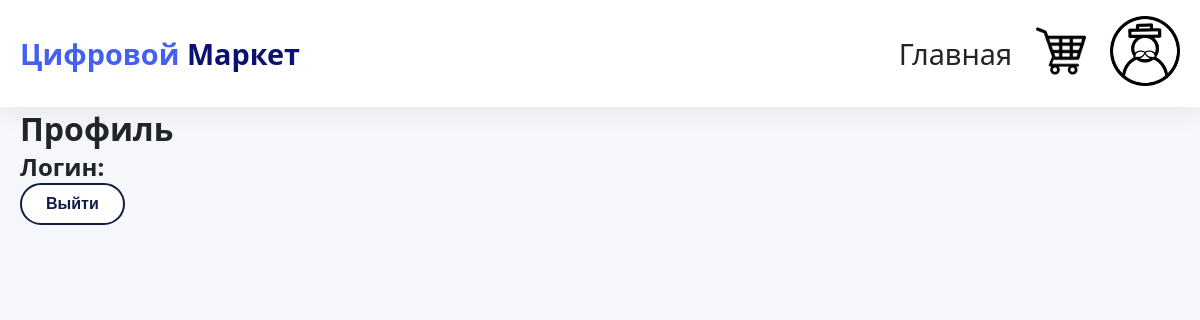
Before: /profile/5 (signed in) with the older database file.
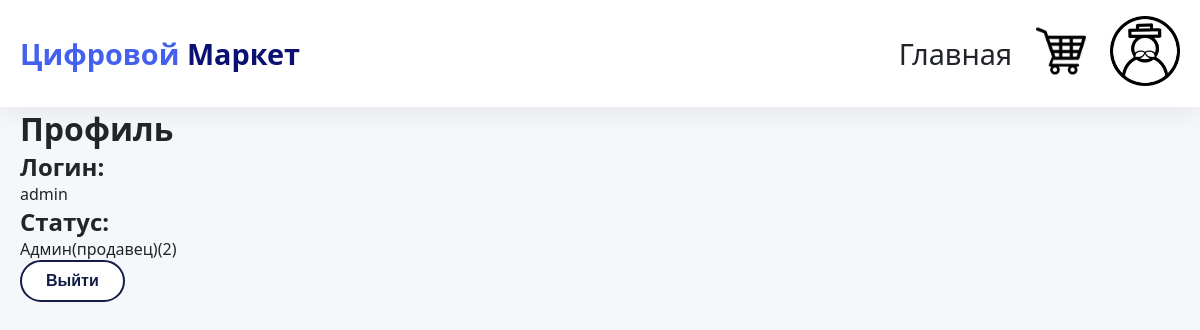
After: the same page with the newer database file.
### tables this page shows
CREATE TABLE user (
            id iNTEGER PRIMARY KEY AUTOINCREMENT,
            login VARCHAR(1000) NOT NULL,
            password VARCHAR(256) NOT NULL,
            type_user INTEGER,
            FOREIGN KEY (type_user) REFERENCES Type_products(id)
        );

### app.py (the view)
@app.route("/profile/<int:user_id>")
def profile(user_id):
    user = database.get_user_by_id(user_id)
    user_id =session["user_id"]
    if "user_id" not in session:
        return redirect(url_for('login_page'))
    else:
        return render_template("profile.html", user=user)

### app.py (called while the page is built)
@app.context_processor
def utility_processor():
    def get_cart_count():
        cart = session.get("cart", {})
        cart = database.validate_cart(cart)
        return len(cart)
    return dict(cart_count=get_cart_count())

### database.py (called while the page is built)
def validate_cart(cart):
    conn = sqlite3.connect("shop.db")
    cursor = conn.cursor()
    ids = list(cart.keys())
    for i in ids:
        cursor.execute("SELECT * FROM products WHERE id=?", (int(i),))
        product = cursor.fetchone()
        if not product:
            del cart[i]
    return cart

def get_user_by_id(user_id):
    conn = sqlite3.connect("shop.db")
    cursor = conn.cursor()
    cursor.execute("SELECT * FROM user WHERE id = ?", (user_id,))
    user = cursor.fetchone()
    conn.close()
    if user:
        return {
            "id":user[0],
            "login": user[1],
            "password": user[2],
            "type_user": user[3],
        }
    else:
        return None

### templates/profile.html (shortened to what this page needs)
<!DOCTYPE html>
<html lang="en">
<head>
    <link rel="stylesheet" href="{{ url_for('static', filename='css/style.css') }}">
</head>
<body>
    {% include '_navbar.html' %}
    <div class="container">
        <h1>Профиль</h1>
        <h2>Логин: </h2><p>{{user.login}}</p>
        {% if user.type_user == 1 %}
            <h2>Статус: </h2><p>Пользователь({{user.type_user}})</p>
        {% elif user.type_user == 2 %}
            <h2>Статус: </h2><p>Админ(продавец)({{user.type_user}})</p>
        {% elif user.type_user == 3 %}
            <h2>Статус: </h2><p>Суперадминистратор({{user.type_user}})</p>
        {% endif %}
        <a href="{{ url_for('logout') }}"><button class="btn btn-outline">Выйти</button></a>
    </div>
</body>
</html>

### templates/_navbar.html (shortened to what this page needs)
<!DOCTYPE html>
<html lang="en">
<head>
</head>
<body>
    <nav class="navbar">
    <div class="container">
        <a href="/" class="logo">Цифровой <span>Маркет</span></a>
        <div class="nav-links">
            <a href="/" class="logo">Главная</a>
            <div class="cart-img">
                <a href="{{ url_for('cart') }}">
                <img src="{{ url_for('static', filename='img/basket.png') }}" alt="" width="50">
                </a>
            </div>
            {% if "user_id" in session %}
            <div class="profile-img">
                <a href="{{ url_for('profile', user_id=session['user_id']) }}">
                <img src="{{ url_for('static', filename='img/profile_with_hat.png') }}" alt="" width="70">
                </a>
            </div>
            {% else %}
                <div class="profile-img">
                    <a href="{{ url_for('register_or_login') }}">
                    <img src="{{ url_for('static', filename='img/profile_without_hat.png') }}" alt="" width="70">
                    </a>
                </div>
            {% endif %}
            </div>
    </div>
</nav>
</body>
</html>

### static/css/style.css (style rules this page uses)
* { margin: 0; padding: 0; box-sizing: border-box; }
:root { --primary: #4361ee; --primary-dark: #3a0ca3; --danger: #e63946; --light-gray: #e9ecef; --shadow: 0 10px 20px rgba(0,0,0,0.05); --border-radius: 12px; }
body { font-family: 'Segoe UI', Tahoma, Geneva, Verdana, sans-serif; background-color: #f5f7fb; color: #212529; }
.container { max-width: 1280px; margin: 0 auto; padding: 0 20px; }
.navbar { background: white; box-shadow: var(--shadow); position: sticky; top: 0; z-index: 1000; padding: 1rem 0; }
.navbar .container { display: flex; justify-content: space-between; align-items: center; flex-wrap: wrap; }
.logo { font-size: 1.8rem; font-weight: 700; color: var(--primary); text-decoration: none; }
.logo span { color: #0a1170; }
.nav-links { display: flex; gap: 1.5rem; align-items: center; }
.nav-links a { text-decoration: none; color: #212529; font-weight: 500; transition: 0.3s; }
.btn { display: inline-block; background: var(--primary); color: white; padding: 0.5rem 1rem; border-radius: 40px; text-decoration: none; font-weight: 500; border: none; cursor: pointer; }
.btn { display: inline-block; padding: 10px 24px; font-size: 1rem; font-weight: 600; text-align: center; text-decoration: none; border-radius: 40px; border: none; cursor: pointer; transition: all 0.2s ease; background: white; color: #121c46; box-shadow: 0 2px 8px rgba(0, 0, 0, 0.08); }
.btn-outline { background: white; border: 2px solid #121c46; color: #121c46; box-shadow: none; }

Changed rows visible on the page:
added user: login "admin", type_user "2"
Other visible differences:
text now shown: "Статус: Админ(продавец)( )"
